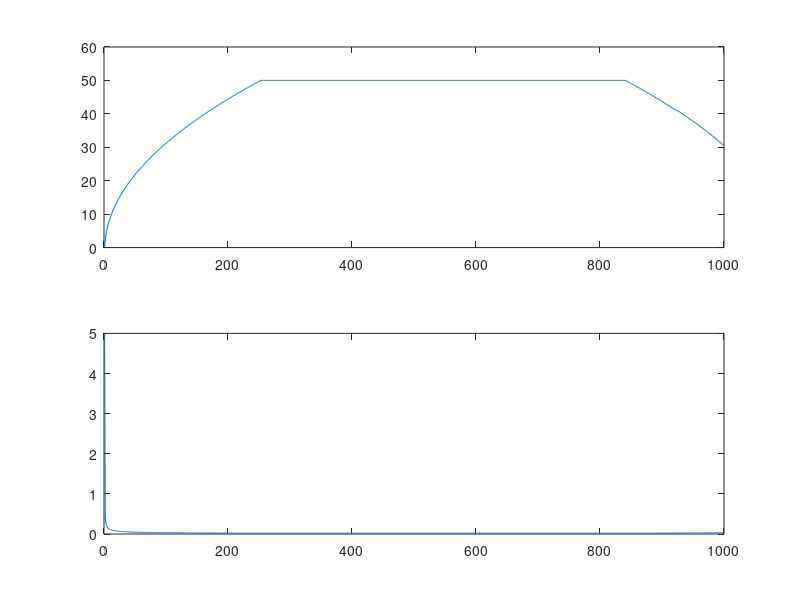

Here is the MATLAB script that generated this plot:
%Initialisierung der Anfangs und Endbedingung
x_act=0;    %Startgeschwindigkeit �ber timervalue anpassen, x_act wird anhand von timervalue berechnet
v_act=0;
x_ziel=1000;
v_ziel=30;
a_max=5;
v_max=50; %aktuell nicht verwendet
timervalue=5.0; %TODO evtl mit v_act kombinieren bzw. daraus berechnen lassen
%Einheit f�r L�nge = Schritt
%Einheit f�r Zeit = Schritt/Sekunde

geschwindigkeits_log = [1:1000]'; %aktuelle Geschwindigkeit bei jedem timer compare match
timervalue_log = [1:1000]'; %aktueller Wert bei timer compare match

while(x_act ~= x_ziel) %solange Zielpunkt nicht erreicht wurde
   geschwindigkeits_log(x_act+1 , 1) = 1/timervalue;
   timervalue_log(x_act+1 , 1) = timervalue;
   v_act = 1/timervalue;
   x_diff = x_ziel - x_act; %Weg bis zum Ziel
   v_diff = v_ziel - v_act;  %Geschwindigkeitsunterschied zur Zielgeschwindigkeit
   x_B = (v_act^2) / (2 * a_max) - (v_ziel^2) / (2 * a_max);  %Bremsweg
   if(v_act >= v_ziel)  %Wenn die aktuelle Geschwindigkeit gr��er als die Zielgeschwindigkeit ist
       if(x_diff > x_B) %Wenn der Bremsweg noch ausreicht, Beschleunigen TODO evtl x_B+1
          %Beschleunigen
          if(v_act >= v_max)
              %todo evtl. abbremsen
          else
          timervalue = (-v_act + sqrt(v_act^2 + 4*a_max))/(2*a_max);
          end

       else             %Wenn der Bremsweg nicht mehr reicht, Bremsen
          %Bremsen
          timervalue = (-v_act + sqrt(v_act^2 - 4*a_max))/(-2*a_max);
          
       end              %ggf Totbereich hinzuf�gen      
   else
       %Beschleunigen
       timervalue = (-v_act + sqrt(v_act^2 + 4*a_max))/(2*a_max);
   end   
   x_act = x_act+1;
end
subplot(2, 1, 1);
plot(geschwindigkeits_log)
subplot(2, 1, 2);
plot(timervalue_log)

